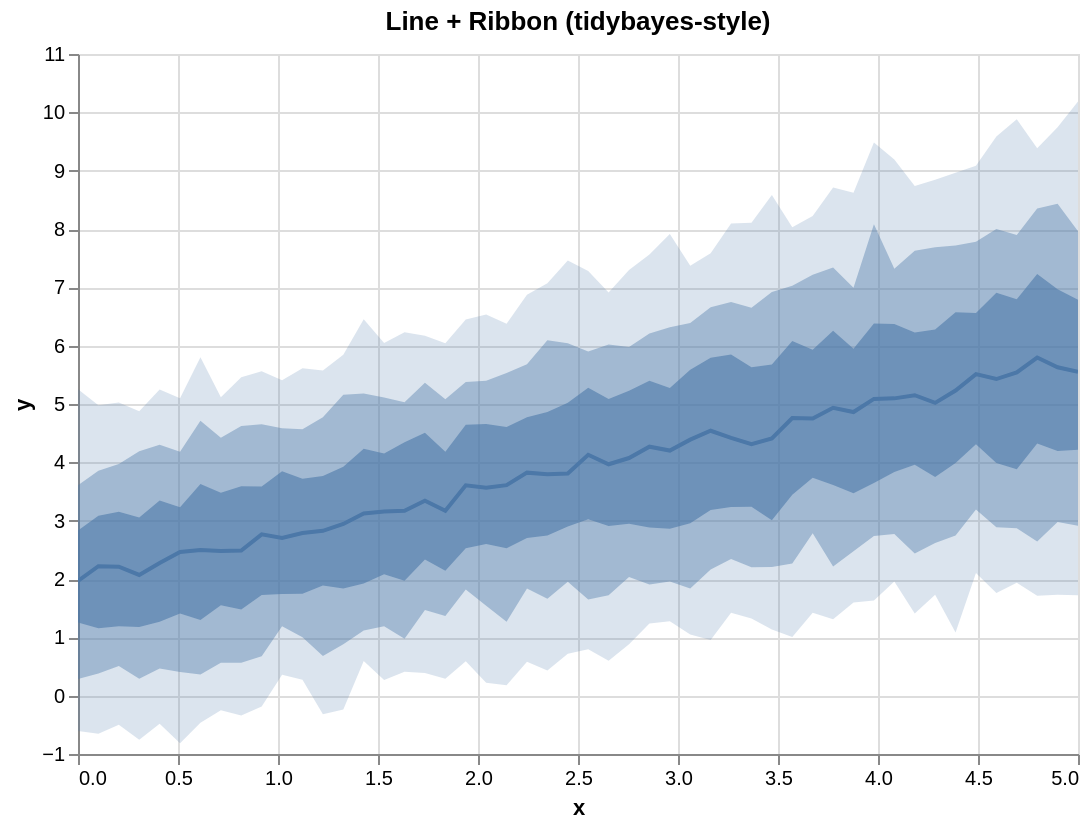

The Vega-Lite source for this figure:
### Vega-Lite specification from a JSON file in a GitHub repository (floating-point values rounded to 4 significant figures)
{"$schema": "https://vega.github.io/schema/vega-lite/v5.json", "config": {"axis": {"labelLimit": 0}, "header": {"labelLimit": 0}, "legend": {"labelLimit": 0}}, "data": {"values": [{"__median__": 4.074, "hi_0_5_": 5.226, "hi_0_8_": 5.975, "hi_0_95_": 7.296, "lo_0_5_": 2.947, "lo_0_8_": 2.036, "lo_0_95_": 0.8811, "x": 2.755}, {"__median__": 2.826, "hi_0_5_": 3.767, "hi_0_8_": 4.774, "hi_0_95_": 5.575, "lo_0_5_": 1.889, "lo_0_8_": 0.6793, "lo_0_95_": -0.3199, "x": 1.224}, {"__median__": 4.419, "hi_0_5_": 5.847, "hi_0_8_": 6.748, "hi_0_95_": 8.096, "lo_0_5_": 3.235, "lo_0_8_": 2.344, "lo_0_95_": 1.421, "x": 3.265}, {"__median__": 4.934, "hi_0_5_": 6.256, "hi_0_8_": 7.339, "hi_0_95_": 8.71, "lo_0_5_": 3.613, "lo_0_8_": 2.216, "lo_0_95_": 1.31, "x": 3.776}, {"__median__": 5.512, "hi_0_5_": 6.562, "hi_0_8_": 7.781, "hi_0_95_": 9.086, "lo_0_5_": 4.31, "lo_0_8_": 3.191, "lo_0_95_": 2.105, "x": 4.49}, {"__median__": 2.219, "hi_0_5_": 3.086, "hi_0_8_": 3.857, "hi_0_95_": 4.978, "lo_0_5_": 1.157, "lo_0_8_": 0.3821, "lo_0_95_": -0.6508, "x": 0.102}, {"__median__": 5.097, "hi_0_5_": 6.374, "hi_0_8_": 7.319, "hi_0_95_": 9.191, "lo_0_5_": 3.834, "lo_0_8_": 2.772, "lo_0_95_": 1.955, "x": 4.082}, {"__median__": 2.07, "hi_0_5_": 3.056, "hi_0_8_": 4.189, "hi_0_95_": 4.875, "lo_0_5_": 1.178, "lo_0_8_": 0.2879, "lo_0_95_": -0.754, "x": 0.3061}, {"__median__": 5.797, "hi_0_5_": 7.229, "hi_0_8_": 8.351, "hi_0_95_": 9.385, "lo_0_5_": 4.323, "lo_0_8_": 2.644, "lo_0_95_": 1.714, "x": 4.796}, {"__median__": 3.797, "hi_0_5_": 4.865, "hi_0_8_": 6.093, "hi_0_95_": 7.069, "lo_0_5_": 2.744, "lo_0_8_": 1.66, "lo_0_95_": 0.4297, "x": 2.347}, {"__median__": 2.211, "hi_0_5_": 3.154, "hi_0_8_": 3.973, "hi_0_95_": 5.027, "lo_0_5_": 1.188, "lo_0_8_": 0.5088, "lo_0_95_": -0.4993, "x": 0.2041}, {"__median__": 4.541, "hi_0_5_": 5.791, "hi_0_8_": 6.657, "hi_0_95_": 7.585, "lo_0_5_": 3.184, "lo_0_8_": 2.164, "lo_0_95_": 0.9548, "x": 3.163}, {"__median__": 5.15, "hi_0_5_": 6.226, "hi_0_8_": 7.626, "hi_0_95_": 8.738, "lo_0_5_": 3.958, "lo_0_8_": 2.435, "lo_0_95_": 1.408, "x": 4.184}, {"__median__": 3.823, "hi_0_5_": 4.774, "hi_0_8_": 5.683, "hi_0_95_": 6.873, "lo_0_5_": 2.701, "lo_0_8_": 1.836, "lo_0_95_": 0.5801, "x": 2.245}, {"__median__": 4.129, "hi_0_5_": 5.279, "hi_0_8_": 5.898, "hi_0_95_": 7.278, "lo_0_5_": 3.024, "lo_0_8_": 1.65, "lo_0_95_": 0.7964, "x": 2.551}, {"__median__": 2.702, "hi_0_5_": 3.847, "hi_0_8_": 4.585, "hi_0_95_": 5.406, "lo_0_5_": 1.742, "lo_0_8_": 1.191, "lo_0_95_": 0.358, "x": 1.02}, {"__median__": 4.76, "hi_0_5_": 6.081, "hi_0_8_": 7.026, "hi_0_95_": 8.028, "lo_0_5_": 3.446, "lo_0_8_": 2.268, "lo_0_95_": 1.004, "x": 3.571}, {"__median__": 5.088, "hi_0_5_": 6.382, "hi_0_8_": 8.082, "hi_0_95_": 9.485, "lo_0_5_": 3.645, "lo_0_8_": 2.737, "lo_0_95_": 1.63, "x": 3.98}, {"__median__": 2.481, "hi_0_5_": 3.477, "hi_0_8_": 4.422, "hi_0_95_": 5.118, "lo_0_5_": 1.548, "lo_0_8_": 0.5633, "lo_0_95_": -0.2514, "x": 0.7143}, {"__median__": 5.019, "hi_0_5_": 6.276, "hi_0_8_": 7.688, "hi_0_95_": 8.845, "lo_0_5_": 3.749, "lo_0_8_": 2.619, "lo_0_95_": 1.732, "x": 4.286}, {"__median__": 2.487, "hi_0_5_": 3.589, "hi_0_8_": 4.624, "hi_0_95_": 5.457, "lo_0_5_": 1.476, "lo_0_8_": 0.5624, "lo_0_95_": -0.3385, "x": 0.8163}, {"__median__": 3.967, "hi_0_5_": 5.084, "hi_0_8_": 6.019, "hi_0_95_": 6.91, "lo_0_5_": 2.908, "lo_0_8_": 1.72, "lo_0_95_": 0.5965, "x": 2.653}, {"__median__": 5.629, "hi_0_5_": 6.966, "hi_0_8_": 8.432, "hi_0_95_": 9.744, "lo_0_5_": 4.195, "lo_0_8_": 2.978, "lo_0_95_": 1.73, "x": 4.898}, {"__median__": 4.268, "hi_0_5_": 5.397, "hi_0_8_": 6.21, "hi_0_95_": 7.564, "lo_0_5_": 2.883, "lo_0_8_": 1.905, "lo_0_95_": 1.238, "x": 2.857}, {"__median__": 3.168, "hi_0_5_": 4.182, "hi_0_8_": 5.083, "hi_0_95_": 6.042, "lo_0_5_": 2.142, "lo_0_8_": 1.368, "lo_0_95_": 0.2893, "x": 1.837}, {"__median__": 4.75, "hi_0_5_": 5.928, "hi_0_8_": 7.214, "hi_0_95_": 8.223, "lo_0_5_": 3.735, "lo_0_8_": 2.785, "lo_0_95_": 1.423, "x": 3.673}, {"__median__": 3.608, "hi_0_5_": 4.608, "hi_0_8_": 5.533, "hi_0_95_": 6.376, "lo_0_5_": 2.527, "lo_0_8_": 1.266, "lo_0_95_": 0.1776, "x": 2.143}, {"__median__": 5.542, "hi_0_5_": 6.796, "hi_0_8_": 7.899, "hi_0_95_": 9.88, "lo_0_5_": 3.882, "lo_0_8_": 2.871, "lo_0_95_": 1.937, "x": 4.694}, {"__median__": 2.944, "hi_0_5_": 3.923, "hi_0_8_": 5.16, "hi_0_95_": 5.845, "lo_0_5_": 1.838, "lo_0_8_": 0.8835, "lo_0_95_": -0.2363, "x": 1.327}, {"__median__": 2.463, "hi_0_5_": 3.23, "hi_0_8_": 4.18, "hi_0_95_": 5.097, "lo_0_5_": 1.409, "lo_0_8_": 0.407, "lo_0_95_": -0.8157, "x": 0.5102}, {"__median__": 3.808, "hi_0_5_": 5.022, "hi_0_8_": 6.04, "hi_0_95_": 7.461, "lo_0_5_": 2.9, "lo_0_8_": 1.954, "lo_0_95_": 0.7177, "x": 2.449}, {"__median__": 4.389, "hi_0_5_": 5.589, "hi_0_8_": 6.389, "hi_0_95_": 7.369, "lo_0_5_": 2.958, "lo_0_8_": 1.839, "lo_0_95_": 1.05, "x": 3.061}, {"__median__": 5.551, "hi_0_5_": 6.786, "hi_0_8_": 7.963, "hi_0_95_": 10.18, "lo_0_5_": 4.218, "lo_0_8_": 2.912, "lo_0_95_": 1.72, "x": 5.0}, {"__median__": 5.428, "hi_0_5_": 6.908, "hi_0_8_": 8.001, "hi_0_95_": 9.586, "lo_0_5_": 3.987, "lo_0_8_": 2.887, "lo_0_95_": 1.761, "x": 4.592}, {"__median__": 2.498, "hi_0_5_": 3.627, "hi_0_8_": 4.714, "hi_0_95_": 5.801, "lo_0_5_": 1.297, "lo_0_8_": 0.3641, "lo_0_95_": -0.4639, "x": 0.6122}, {"__median__": 3.606, "hi_0_5_": 4.644, "hi_0_8_": 5.377, "hi_0_95_": 6.449, "lo_0_5_": 2.529, "lo_0_8_": 1.82, "lo_0_95_": 0.5905, "x": 1.939}, {"__median__": 3.158, "hi_0_5_": 4.152, "hi_0_8_": 5.111, "hi_0_95_": 6.046, "lo_0_5_": 2.081, "lo_0_8_": 1.19, "lo_0_95_": 0.2685, "x": 1.531}, {"__median__": 4.862, "hi_0_5_": 5.945, "hi_0_8_": 6.992, "hi_0_95_": 8.621, "lo_0_5_": 3.472, "lo_0_8_": 2.476, "lo_0_95_": 1.598, "x": 3.878}, {"__median__": 3.563, "hi_0_5_": 4.659, "hi_0_8_": 5.399, "hi_0_95_": 6.535, "lo_0_5_": 2.598, "lo_0_8_": 1.541, "lo_0_95_": 0.2205, "x": 2.041}, {"__median__": 3.125, "hi_0_5_": 4.231, "hi_0_8_": 5.179, "hi_0_95_": 6.451, "lo_0_5_": 1.921, "lo_0_8_": 1.118, "lo_0_95_": 0.593, "x": 1.429}, {"__median__": 2.276, "hi_0_5_": 3.345, "hi_0_8_": 4.302, "hi_0_95_": 5.248, "lo_0_5_": 1.269, "lo_0_8_": 0.4659, "lo_0_95_": -0.4804, "x": 0.4082}, {"__median__": 4.312, "hi_0_5_": 5.632, "hi_0_8_": 6.65, "hi_0_95_": 8.108, "lo_0_5_": 3.237, "lo_0_8_": 2.201, "lo_0_95_": 1.323, "x": 3.367}, {"__median__": 1.968, "hi_0_5_": 2.831, "hi_0_8_": 3.607, "hi_0_95_": 5.253, "lo_0_5_": 1.253, "lo_0_8_": 0.2866, "lo_0_95_": -0.6049, "x": 0.0}, {"__median__": 5.23, "hi_0_5_": 6.572, "hi_0_8_": 7.718, "hi_0_95_": 8.963, "lo_0_5_": 3.987, "lo_0_8_": 2.746, "lo_0_95_": 1.081, "x": 4.388}, {"__median__": 2.765, "hi_0_5_": 3.587, "hi_0_8_": 4.653, "hi_0_95_": 5.561, "lo_0_5_": 1.725, "lo_0_8_": 0.676, "lo_0_95_": -0.1878, "x": 0.9184}, {"__median__": 3.342, "hi_0_5_": 4.508, "hi_0_8_": 5.365, "hi_0_95_": 6.169, "lo_0_5_": 2.333, "lo_0_8_": 1.467, "lo_0_95_": 0.3888, "x": 1.735}, {"__median__": 4.202, "hi_0_5_": 5.273, "hi_0_8_": 6.314, "hi_0_95_": 7.912, "lo_0_5_": 2.859, "lo_0_8_": 1.956, "lo_0_95_": 1.275, "x": 2.959}, {"__median__": 3.17, "hi_0_5_": 4.343, "hi_0_8_": 5.029, "hi_0_95_": 6.231, "lo_0_5_": 1.969, "lo_0_8_": 0.9742, "lo_0_95_": 0.4082, "x": 1.633}, {"__median__": 4.408, "hi_0_5_": 5.676, "hi_0_8_": 6.919, "hi_0_95_": 8.581, "lo_0_5_": 3.008, "lo_0_8_": 2.205, "lo_0_95_": 1.134, "x": 3.469}, {"__median__": 2.789, "hi_0_5_": 3.719, "hi_0_8_": 4.568, "hi_0_95_": 5.615, "lo_0_5_": 1.749, "lo_0_8_": 1.003, "lo_0_95_": 0.2741, "x": 1.122}]}, "height": 350, "layer": [{"_lr_layer": true, "encoding": {"tooltip": [{"field": "x", "title": "x", "type": "quantitative"}, {"field": "__median__", "title": "median", "type": "quantitative"}, {"field": "lo_0_95_", "title": "95% lo", "type": "quantitative"}, {"field": "hi_0_95_", "title": "95% hi", "type": "quantitative"}], "x": {"field": "x", "scale": {"zero": false}, "type": "quantitative"}, "y": {"field": "lo_0_95_", "scale": {"zero": false}, "title": "y", "type": "quantitative"}, "y2": {"field": "hi_0_95_"}}, "mark": {"line": false, "opacity": 0.2, "type": "area"}, "params": [{"bind": "scales", "name": "grid", "select": {"encodings": ["x", "y"], "type": "interval"}}]}, {"_lr_layer": true, "encoding": {"tooltip": [{"field": "x", "title": "x", "type": "quantitative"}, {"field": "__median__", "title": "median", "type": "quantitative"}, {"field": "lo_0_95_", "title": "95% lo", "type": "quantitative"}, {"field": "hi_0_95_", "title": "95% hi", "type": "quantitative"}], "x": {"field": "x", "scale": {"zero": false}, "type": "quantitative"}, "y": {"field": "lo_0_8_", "scale": {"zero": false}, "title": "y", "type": "quantitative"}, "y2": {"field": "hi_0_8_"}}, "mark": {"line": false, "opacity": 0.4, "type": "area"}}, {"_lr_layer": true, "encoding": {"tooltip": [{"field": "x", "title": "x", "type": "quantitative"}, {"field": "__median__", "title": "median", "type": "quantitative"}, {"field": "lo_0_95_", "title": "95% lo", "type": "quantitative"}, {"field": "hi_0_95_", "title": "95% hi", "type": "quantitative"}], "x": {"field": "x", "scale": {"zero": false}, "type": "quantitative"}, "y": {"field": "lo_0_5_", "scale": {"zero": false}, "title": "y", "type": "quantitative"}, "y2": {"field": "hi_0_5_"}}, "mark": {"line": false, "opacity": 0.6, "type": "area"}}, {"_lr_layer": true, "encoding": {"tooltip": [{"field": "x", "title": "x", "type": "quantitative"}, {"field": "__median__", "title": "median", "type": "quantitative"}, {"field": "lo_0_95_", "title": "95% lo", "type": "quantitative"}, {"field": "hi_0_95_", "title": "95% hi", "type": "quantitative"}], "x": {"field": "x", "scale": {"zero": false}, "type": "quantitative"}, "y": {"field": "__median__", "scale": {"zero": false}, "title": "y", "type": "quantitative"}}, "mark": {"strokeWidth": 2, "type": "line"}}], "title": "Line + Ribbon (tidybayes-style)", "width": 500}
